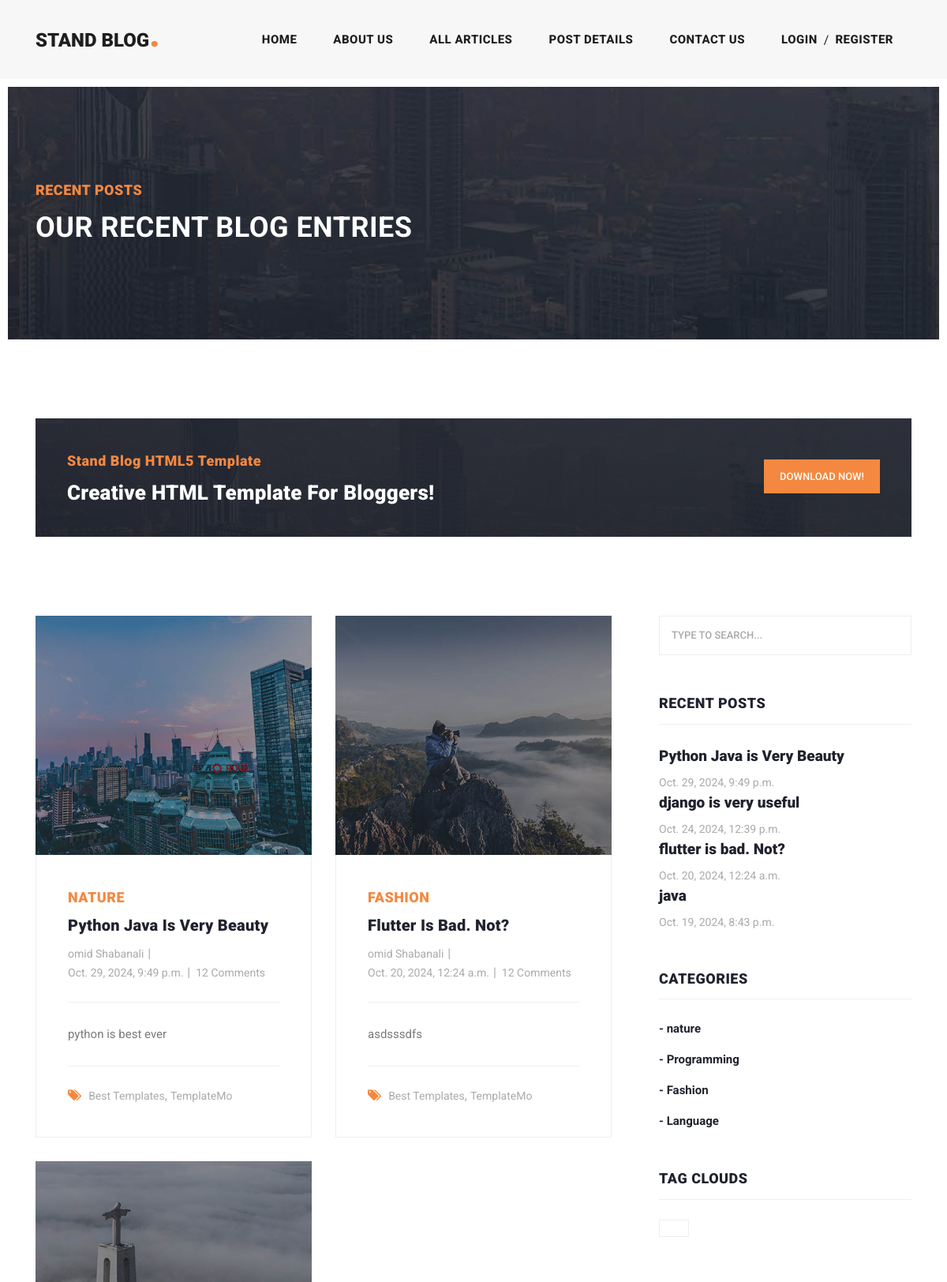
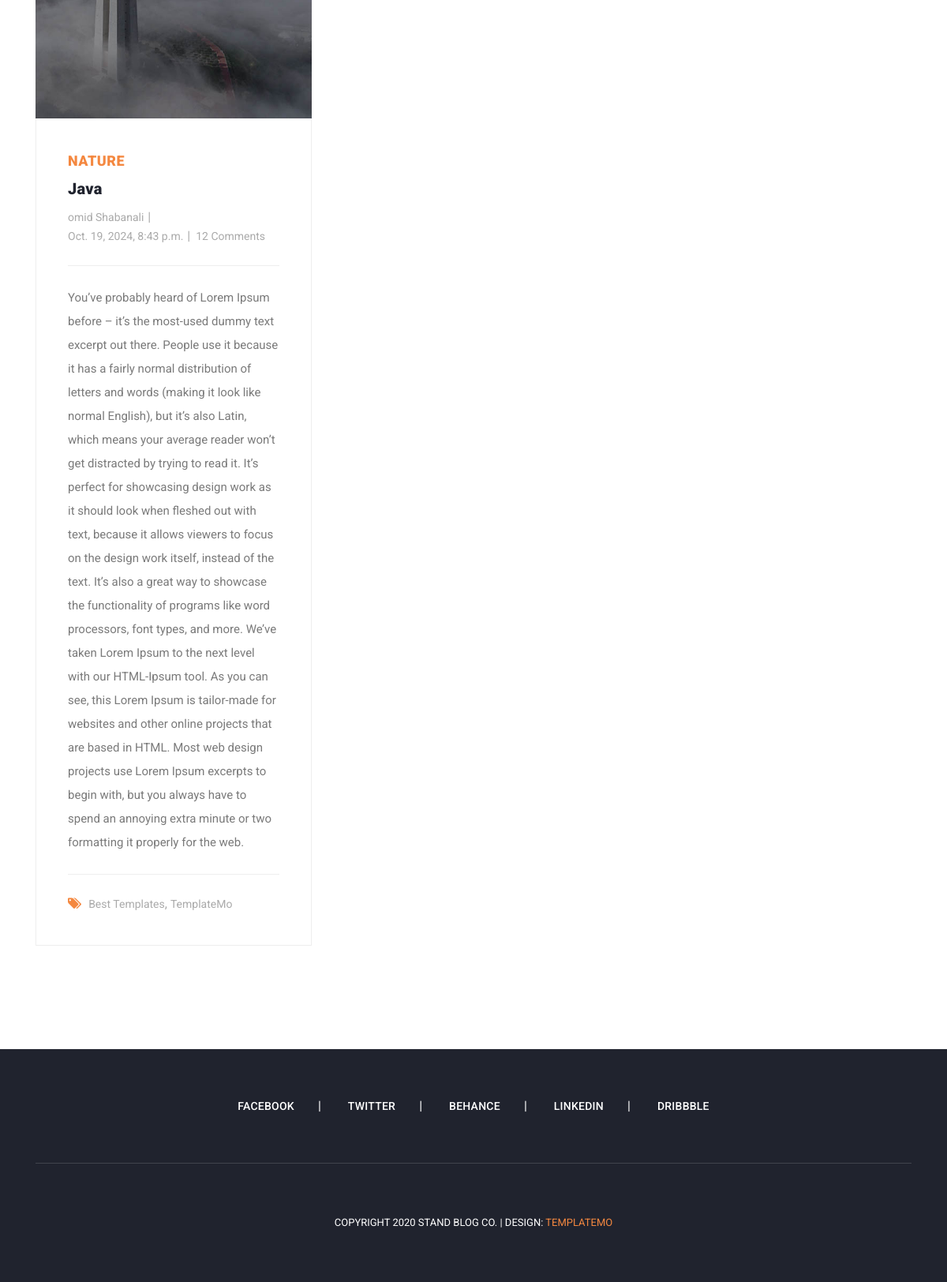
Screenshot of /articles/category/3 with the database file from the repository (2 pictures, top to bottom).
### blog/models.py (models this page shows, shortened)
class Article(models.Model):
    CHOICES = (
        ('A', 'پایتون'),
        ('B', 'جنگو')
    )
    author = models.ForeignKey(User, on_delete=models.CASCADE, related_name='articles')
    category = models.ManyToManyField(Category, related_name='articles')
    title = models.CharField(max_length=70)
    body = models.TextField()
    image = models.ImageField(upload_to='images/articles')
    created = models.DateTimeField(auto_now_add=True)
    updated = models.DateTimeField(auto_now=True)
    myfile = models.FileField(upload_to='test', null=True)
    status = models.BooleanField(default=True)
    published = models.BooleanField(default=True)
    objects = models.Manager()
    custom_manager = ArticleManager()
    slug = models.SlugField(blank=True, unique=True)
    class Meta:
        ordering = ('-created',)

class Category(models.Model):
    title = models.CharField(max_length=100)
    created = models.DateTimeField(auto_now_add=True)
    def __str__(self):
        return self.title

### blog/views.py (the view)
# urls.py: path('category/<int:pk>', views.category_detail, name='category_detail'),
def category_detail(request, pk=None):
    category = get_object_or_404(Category, id=pk)
    articles = category.articles.all()
    return render(request, "blog/articles_list.html", {'articles': articles})

### context_processors/context_processors.py (called while the page is built)
def recent_articles(request):
    recent_articles = Article.objects.order_by('-created')
    categories = Category.objects.all()
    return {'recent_articles': recent_articles, 'categories':categories}

### blog/templates/blog/articles_list.html (shortened to what this page needs)
{% extends 'base.html' %}
{% load static %}
{% block content %}
    <div class="heading-page header-text">
        <section class="page-heading">
            <div class="container">
                <div class="row">
                    <div class="col-lg-12">
                        <div class="text-content">
                            <h4>Recent Posts</h4>
                            <h2>Our Recent Blog Entries</h2>
                        </div>
                    </div>
                </div>
            </div>
        </section>
    </div>
    <section class="call-to-action">
        <div class="container">
            <div class="row">
                <div class="col-lg-12">
                    <div class="main-content">
                        <div class="row">
                            <div class="col-lg-8">
                                <span>Stand Blog HTML5 Template</span>
                                <h4>Creative HTML Template For Bloggers!</h4>
                            </div>
                            <div class="col-lg-4">
                                <div class="main-button">
                                    <a href="https://templatemo.com/tm-551-stand-blog" target="_parent">Download
                                        Now!</a>
                                </div>
                            </div>
                        </div>
                    </div>
                </div>
            </div>
        </div>
    </section>
    <section class="blog-posts grid-system">
        <div class="container">
            <div class="row">
                <div class="col-lg-8">
                    <div class="all-blog-posts">
                        <div class="row">
                            {% for article in articles %}
                                <div class="col-lg-6">
                                    <div class="blog-post">
                                        <div class="blog-thumb">
                                            <img src="{{ article.image.url }}" alt="">
                                        </div>
                                        <div class="down-content">
                                            <span>{{ article.category.all.first }}</span>
                                            <a href="post-details.html"><h4>{{ article.title }}</h4></a>
                                            <ul class="post-info">
                                                <li><a href="#">{{ article.author.get_full_name }}</a></li>
                                                <li><a href="#">{{ article.created }}</a></li>
                                                <li><a href="#">12 Comments</a></li>
                                            </ul>
                                            <p>{{ article.body }}</p>
                                            <div class="post-options">
                                                <div class="row">
                                                    <div class="col-lg-12">
                                                        <ul class="post-tags">
                                                            <li><i class="fa fa-tags"></i></li>
                                                            <li><a href="#">Best Templates</a>,</li>
                                                            <li><a href="#">TemplateMo</a></li>
                                                        </ul>
                                                    </div>
                                                </div>
                                            </div>
                                        </div>
                                    </div>
                                </div>
                            {% endfor %}
                            <div class="col-lg-12">
                            </div>
                        </div>
                    </div>
                </div>
                {% include "includes/sidebar.html" %}
            </div>
        </div>
    </section>
{% endblock %}

### templates/includes/sidebar.html
<div class="col-lg-4">
    <div class="sidebar">
        <div class="row">
            <div class="col-lg-12">
                <div class="sidebar-item search">
                    <form id="search_form" name="gs" method="GET" action="{% url "blog:search_articles" %}">
                        <input type="text" name="q" class="searchText" placeholder="type to search..."
                               autocomplete="on">
                    </form>
                </div>
            </div>
            <div class="col-lg-12">
                <div class="sidebar-item recent-posts">
                    <div class="sidebar-heading">
                        <h2>Recent Posts</h2>
                    </div>
                    <div class="content">
                        <ul>
                            <li><a href="post-details.html">
                                   {% for article in recent_articles %}
                                        <h5>{{ article.title }}</h5>
                                        <span>{{ article.created }}</span>
                                   {% endfor %}
                            </a></li>
                        </ul>
                    </div>
                </div>
            </div>
            <div class="col-lg-12">
                <div class="sidebar-item categories">
                    <div class="sidebar-heading">
                        <h2>Categories</h2>
                    </div>
                    <div class="content">
                        <ul>
                            {% for cat in categories %}
                                <li><a href="{% url "blog:category_detail" cat.id %}">- {{ cat.title }}</a></li>
                            {% endfor %}
                        </ul>
                    </div>
                </div>
            </div>
            <div class="col-lg-12">
                <div class="sidebar-item tags">
                    <div class="sidebar-heading">
                        <h2>Tag Clouds</h2>
                    </div>
                    <div class="content">
                        <ul>
                            <li><a href="#">{{ name }}</a></li>
                        </ul>
                    </div>
                </div>
            </div>
        </div>
    </div>
</div>

### rows the page displays
Article: image (picture), category.all.first "NATURE", title "Python Java Is Very Beauty", author.get_full_name "omid Shabanali", created "Oct. 29, 2024, 9:49 p.m.", body "python is best ever", title "Python Java is Very Beauty"
Article: image (picture), category.all.first "FASHION", title "Flutter Is Bad. Not?", author.get_full_name "omid Shabanali", created "Oct. 20, 2024, 12:24 a.m.", body "asdsssdfs", title "flutter is bad. Not?"
Article: image (picture), category.all.first "NATURE", title "Java", author.get_full_name "omid Shabanali", created "Oct. 19, 2024, 8:43 p.m.", body "You’ve probably heard of Lorem Ipsum before – it’s the most-used dummy text excerpt out there. People use it because it has a fairly normal distribution of letters and words (making it look like normal English), but it’s also Latin, which means your average reader won’t get distracted by trying to read it. It’s perfect for showcasing design work as it should look when fleshed out with text, because it allows viewers to focus on the design work itself, instead of the text. It’s also a great way to showcase the functionality of programs like word processors, font types, and more. We’ve taken Lorem Ipsum to the next level with our HTML-Ipsum tool. As you can see, this Lorem Ipsum is…", title "java"
Article: title "django is very useful", created "Oct. 24, 2024, 12:39 p.m."
Category: title "nature"
Category: title "Programming"
Category: title "Fashion"
Category: title "Language"
